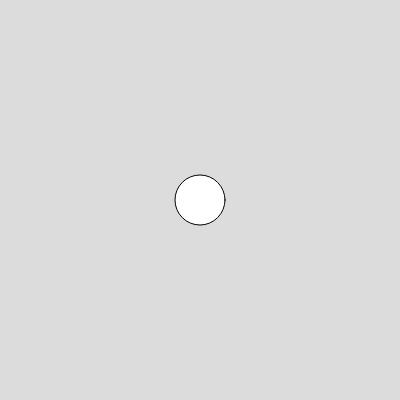
Frame 1 (no input)
Frame 60 (no input): identical to frame 1, image omitted
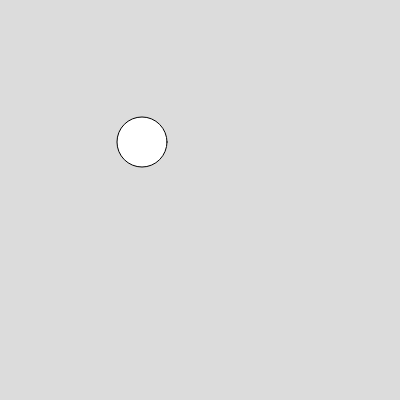
Frame 120 (the mouse pressed at the canvas centre since frame 60)

The p5.js sketch that drew these frames (run headless with seeded random() and noise() and a simulated clock; from frame 60 on, the mouse is pressed at the canvas centre):

// p5.js sketch
// ── sketch.js
let x; 
let y; 
let xspeed; 
let yspeed; 
let xx;
let yy;
let g = -1;

function setup() { 
  createCanvas(400, 400);
  x = width/2
  y = height/2
  xspeed = 0; 
  yspeed = 0; 
} 

function draw() { 
  background(220);
  ellipse(x, y, 50, 50); 
  x+=xspeed; 
  y+=yspeed; 

  

if (xx==x){
      xspeed = 0;
    }

    if (yy==y){
      yspeed = 0;
    }
  if (mouseIsPressed == true){
    xx = mouseX;
    yy = mouseY;
    
    
    
    if (mouseX>=200); {
      xspeed = 1;
      /*if(mouseX>x);{
        xspeed*=g;
      }*/


    } 
    if (mouseX<=200){
      xspeed = g*1;
      /*if (mouseX=x){
        xspeed*=g;
      }*/
    }
    
    if (mouseY>=200); {
      yspeed = 1;
    } 
    if (mouseY<=200){
      yspeed = g*1;
    }
    


  } 
}
